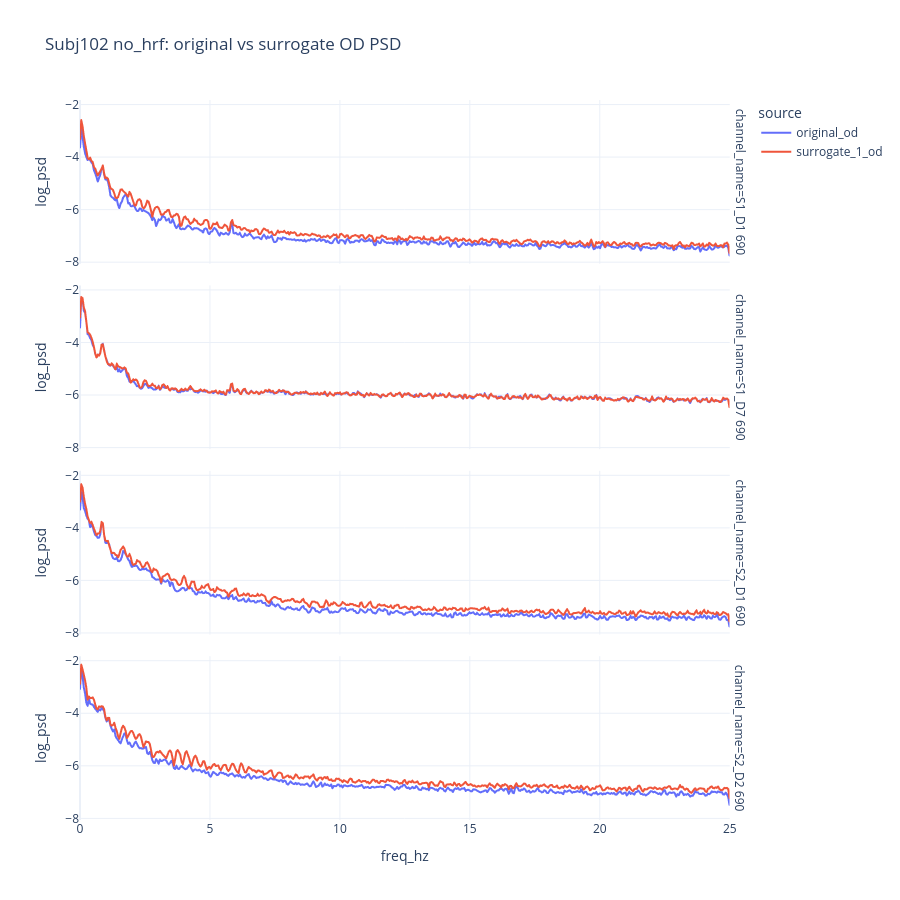

The code cell stored with this chart in its notebook:
### Code cell
# %%
freqs_orig, psd_orig = channelwise_psd(X_od_orig, raw_cw.info["sfreq"])
freqs_sur, psd_sur = channelwise_psd(X_od_surrogates[sur_idx], raw_cw.info["sfreq"])

psd_rows = []
for ch in plot_channels:
    ch_idx = cw_names.index(ch)

    for f, p in zip(freqs_orig, psd_orig[:, ch_idx]):
        psd_rows.append({
            "freq_hz": f,
            "psd": p,
            "channel_name": ch,
            "source": "original_od",
        })

    for f, p in zip(freqs_sur, psd_sur[:, ch_idx]):
        psd_rows.append({
            "freq_hz": f,
            "psd": p,
            "channel_name": ch,
            "source": f"surrogate_{sur_idx+1}_od",
        })

psd_df = pd.DataFrame(psd_rows)
psd_df["log_psd"] = np.log10(np.maximum(psd_df["psd"], 1e-16))

fig = px.line(
    psd_df,
    x="freq_hz",
    y="log_psd",
    color="source",
    facet_row="channel_name",
    title=f"{SUBJECT} {FILE_LABEL}: original vs surrogate OD PSD",
)
fig.update_layout(height=900)
fig.show()

### Figure 1 — Plotly figure (JSON) as saved in the notebook; plotly's stock layout.template omitted (floating-point values rounded to 4 significant figures; data arrays with more than 128 entries replaced by an {"elided": "..."} marker saying what was removed)
{"data": [{"hovertemplate": "source=original_od<br>channel_name=S1_D1 690<br>freq_hz=%{x}<br>log_psd=%{y}<extra></extra>", "legendgroup": "original_od", "line": {"color": "#636efa", "dash": "solid"}, "marker": {"symbol": "circle"}, "mode": "lines", "name": "original_od", "showlegend": true, "type": "scattergl", "x": {"elided": "513 float values"}, "xaxis": "x4", "y": {"elided": "513 float values"}, "yaxis": "y4"}, {"hovertemplate": "source=original_od<br>channel_name=S1_D7 690<br>freq_hz=%{x}<br>log_psd=%{y}<extra></extra>", "legendgroup": "original_od", "line": {"color": "#636efa", "dash": "solid"}, "marker": {"symbol": "circle"}, "mode": "lines", "name": "original_od", "showlegend": false, "type": "scattergl", "x": {"elided": "513 float values"}, "xaxis": "x3", "y": {"elided": "513 float values"}, "yaxis": "y3"}, {"hovertemplate": "source=original_od<br>channel_name=S2_D1 690<br>freq_hz=%{x}<br>log_psd=%{y}<extra></extra>", "legendgroup": "original_od", "line": {"color": "#636efa", "dash": "solid"}, "marker": {"symbol": "circle"}, "mode": "lines", "name": "original_od", "showlegend": false, "type": "scattergl", "x": {"elided": "513 float values"}, "xaxis": "x2", "y": {"elided": "513 float values"}, "yaxis": "y2"}, {"hovertemplate": "source=original_od<br>channel_name=S2_D2 690<br>freq_hz=%{x}<br>log_psd=%{y}<extra></extra>", "legendgroup": "original_od", "line": {"color": "#636efa", "dash": "solid"}, "marker": {"symbol": "circle"}, "mode": "lines", "name": "original_od", "showlegend": false, "type": "scattergl", "x": {"elided": "513 float values"}, "xaxis": "x", "y": {"elided": "513 float values"}, "yaxis": "y"}, {"hovertemplate": "source=surrogate_1_od<br>channel_name=S1_D1 690<br>freq_hz=%{x}<br>log_psd=%{y}<extra></extra>", "legendgroup": "surrogate_1_od", "line": {"color": "#EF553B", "dash": "solid"}, "marker": {"symbol": "circle"}, "mode": "lines", "name": "surrogate_1_od", "showlegend": true, "type": "scattergl", "x": {"elided": "513 float values"}, "xaxis": "x4", "y": {"elided": "513 float values"}, "yaxis": "y4"}, {"hovertemplate": "source=surrogate_1_od<br>channel_name=S1_D7 690<br>freq_hz=%{x}<br>log_psd=%{y}<extra></extra>", "legendgroup": "surrogate_1_od", "line": {"color": "#EF553B", "dash": "solid"}, "marker": {"symbol": "circle"}, "mode": "lines", "name": "surrogate_1_od", "showlegend": false, "type": "scattergl", "x": {"elided": "513 float values"}, "xaxis": "x3", "y": {"elided": "513 float values"}, "yaxis": "y3"}, {"hovertemplate": "source=surrogate_1_od<br>channel_name=S2_D1 690<br>freq_hz=%{x}<br>log_psd=%{y}<extra></extra>", "legendgroup": "surrogate_1_od", "line": {"color": "#EF553B", "dash": "solid"}, "marker": {"symbol": "circle"}, "mode": "lines", "name": "surrogate_1_od", "showlegend": false, "type": "scattergl", "x": {"elided": "513 float values"}, "xaxis": "x2", "y": {"elided": "513 float values"}, "yaxis": "y2"}, {"hovertemplate": "source=surrogate_1_od<br>channel_name=S2_D2 690<br>freq_hz=%{x}<br>log_psd=%{y}<extra></extra>", "legendgroup": "surrogate_1_od", "line": {"color": "#EF553B", "dash": "solid"}, "marker": {"symbol": "circle"}, "mode": "lines", "name": "surrogate_1_od", "showlegend": false, "type": "scattergl", "x": {"elided": "513 float values"}, "xaxis": "x", "y": {"elided": "513 float values"}, "yaxis": "y"}], "layout": {"annotations": [{"font": {}, "showarrow": false, "text": "channel_name=S2_D2 690", "textangle": 90, "x": 0.98, "xanchor": "left", "xref": "paper", "y": 0.1138, "yanchor": "middle", "yref": "paper"}, {"font": {}, "showarrow": false, "text": "channel_name=S2_D1 690", "textangle": 90, "x": 0.98, "xanchor": "left", "xref": "paper", "y": 0.3712, "yanchor": "middle", "yref": "paper"}, {"font": {}, "showarrow": false, "text": "channel_name=S1_D7 690", "textangle": 90, "x": 0.98, "xanchor": "left", "xref": "paper", "y": 0.6288, "yanchor": "middle", "yref": "paper"}, {"font": {}, "showarrow": false, "text": "channel_name=S1_D1 690", "textangle": 90, "x": 0.98, "xanchor": "left", "xref": "paper", "y": 0.8862, "yanchor": "middle", "yref": "paper"}], "height": 900, "legend": {"title": {"text": "source"}, "tracegroupgap": 0}, "title": {"text": "Subj102 no_hrf: original vs surrogate OD PSD"}, "xaxis": {"anchor": "y", "domain": [0, 0.98], "title": {"text": "freq_hz"}}, "xaxis2": {"anchor": "y2", "domain": [0, 0.98], "matches": "x", "showticklabels": false}, "xaxis3": {"anchor": "y3", "domain": [0, 0.98], "matches": "x", "showticklabels": false}, "xaxis4": {"anchor": "y4", "domain": [0, 0.98], "matches": "x", "showticklabels": false}, "yaxis": {"anchor": "x", "domain": [0, 0.2275], "title": {"text": "log_psd"}}, "yaxis2": {"anchor": "x2", "domain": [0.2575, 0.485], "matches": "y", "title": {"text": "log_psd"}}, "yaxis3": {"anchor": "x3", "domain": [0.515, 0.7425], "matches": "y", "title": {"text": "log_psd"}}, "yaxis4": {"anchor": "x4", "domain": [0.7725, 1], "matches": "y", "title": {"text": "log_psd"}}}}
